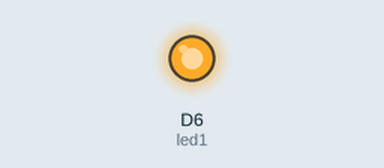
This sketch was run on a simulated ESP8266 (NodeMCU). Parts: output pins drawn as LEDs (lit = HIGH).

Above: at 0.15 s.
At 12.6 s:
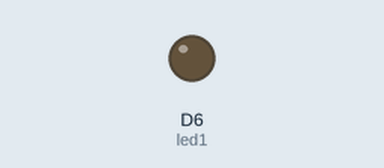
Timing chart, 0 to 16.9 s (numbered marks = the images above):
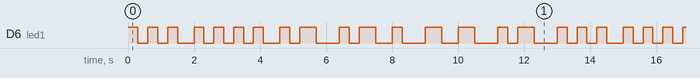

The sketch:

lastname.ino
```cpp
int led1 = D6;

void setup() {
    pinMode(led1, OUTPUT);
}

void loop() {
    // The code below is "S H A R M A"

    digitalWrite(led1, HIGH);
    delay(300);
    digitalWrite(led1, LOW);
    delay(300);
    digitalWrite(led1, HIGH);
    delay(300);
    digitalWrite(led1, LOW);
    delay(300);
    digitalWrite(led1, HIGH);
    delay(300);
    digitalWrite(led1, LOW);
    delay(500);

    digitalWrite(led1, HIGH);
    delay(300);
    digitalWrite(led1, LOW);
    delay(300);
    digitalWrite(led1, HIGH);
    delay(300);
    digitalWrite(led1, LOW);
    delay(300);
    digitalWrite(led1, HIGH);
    delay(300);
    digitalWrite(led1, LOW);
    delay(300);
    digitalWrite(led1, HIGH);
    delay(300);
    digitalWrite(led1, LOW);
    delay(500);

    digitalWrite(led1, HIGH);
    delay(300);
    digitalWrite(led1, LOW);
    delay(300);
    digitalWrite(led1, HIGH);
    delay(500);
    digitalWrite(led1, LOW);
    delay(700);

    digitalWrite(led1, HIGH);
    delay(300);
    digitalWrite(led1, LOW);
    delay(300);
    digitalWrite(led1, HIGH);
    delay(500);
    digitalWrite(led1, LOW);
    delay(500);
    digitalWrite(led1, HIGH);
    delay(300);
    digitalWrite(led1, LOW);
    delay(700);

    digitalWrite(led1, HIGH);
    delay(500);
    digitalWrite(led1, LOW);
    delay(500);
    digitalWrite(led1, HIGH);
    delay(500);
    digitalWrite(led1, LOW);
    delay(700);

    digitalWrite(led1, HIGH);
    delay(300);
    digitalWrite(led1, LOW);
    delay(300);
    digitalWrite(led1, HIGH);
    delay(500);
    digitalWrite(led1, LOW);
    delay(700);


}
```

Measured:
- by itself, D6 (led1): moves between LOW and HIGH, repeating every 13.0 s
- by itself, everything shown: repeats every 13.0 s, in 32 steps
